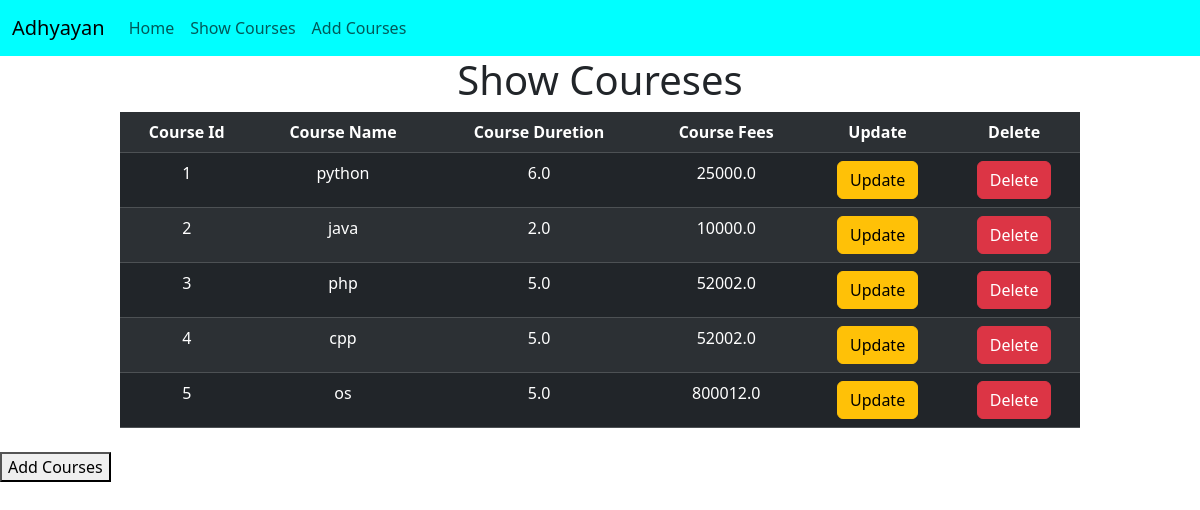
Screenshot of /courses/show/ with the database file from the repository.
### CoursesAPP/models.py (models this page shows, shortened)
class CourseModel(models.Model):
    course_name = models.CharField(max_length=200)
    course_duration = models.FloatField()
    course_fees = models.FloatField()

### CoursesAPP/views.py (the view)
# urls.py: path("show/", views.show_courses_view, name="show"),
def show_courses_view(request):
    template_name = 'CoursesAPP/show_courses.html'
    courses_objs_qs = CourseModel.objects.all()
    context = {"courses_objs_qs": courses_objs_qs}
    return render(request, template_name, context)

### templates/CoursesAPP/show_courses.html (shortened to what this page needs)
{% extends "base.html" %}
{% block content %}
<h1 style="text-align: center;"> Show Coureses</h1>
<table class="table table-hover table-responsive table-striped table-dark" style="text-align: center; width:80%; margin: auto;" >
    <tr>
        <th>Course Id</th>
        <th>Course Name</th>
        <th>Course Duretion</th>
        <th>Course Fees</th>
        <th>Update</th>
        <th>Delete</th>
    </tr>
    {% for course in courses_objs_qs %}
    <tr>
        <td>{{course.id}}</td>
       <td>{{course.course_name}}</td>
        <td>{{course.course_duration}}</td>
        <td>{{course.course_fees}}</td>
        <td>
            <a href="/courses/update/{{course.id}}/">
            <button class="btn btn-warning" >Update</button>
                </a>
        </td>
        <td>
            <a href="/courses/delete/{{course.id}}/">
            <button class="btn btn-danger">Delete</button>
                </a>
        </td>
        </tr>
    {% endfor %}
</table>
<br>
<a href="{% url 'add' %}" >
    <button   style="margin: auto"  >Add Courses</button>
</a>
{% endblock %}

### templates/base.html (shortened to what this page needs)
<!DOCTYPE html>
<html lang="en">
<head>
    <link href="https://cdn.jsdelivr.net/npm/bootstrap@5.3.8/dist/css/bootstrap.min.css" rel="stylesheet">
</head>
<body>
<nav class="navbar navbar-expand-lg" style="background-color: aqua">
  <div class="container-fluid">
    <a class="navbar-brand" href="#">Adhyayan</a>
    <div class="collapse navbar-collapse" id="navbarNav">
      <ul class="navbar-nav">
        <li class="nav-item">
          <a class="nav-link "  href="#">Home</a>
        </li>
         <li class="nav-item">
          <a class="nav-link "  href="{% url 'show' %}">Show Courses</a>
        </li>
          <li class="nav-item">
          <a class="nav-link "  href="{% url 'add' %}">Add Courses</a>
        </li>
      </ul>
    </div>
  </div>
</nav>
 {% block content %}{% endblock %}
</body>
</html>

### rows the page displays
CourseModel: id "1", course_name "python", course_duration "6.0", course_fees "25000.0"
CourseModel: id "2", course_name "java", course_duration "2.0", course_fees "10000.0"
CourseModel: id "3", course_name "php", course_duration "5.0", course_fees "52002.0"
CourseModel: id "4", course_name "cpp", course_duration "5.0", course_fees "52002.0"
CourseModel: id "5", course_name "os", course_duration "5.0", course_fees "800012.0"
